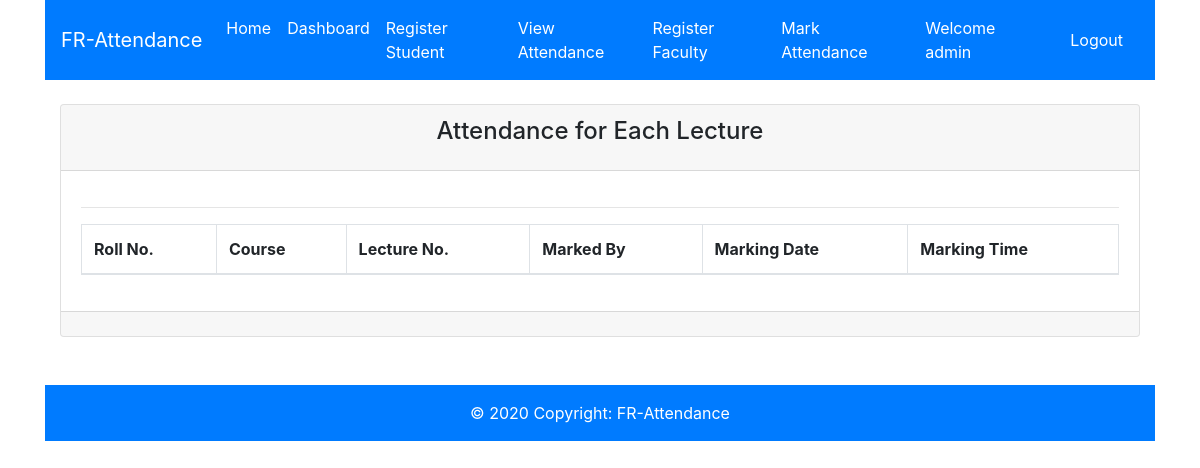
The app's page /view_lectures_attendance/?lecture=2 (signed in), older data.
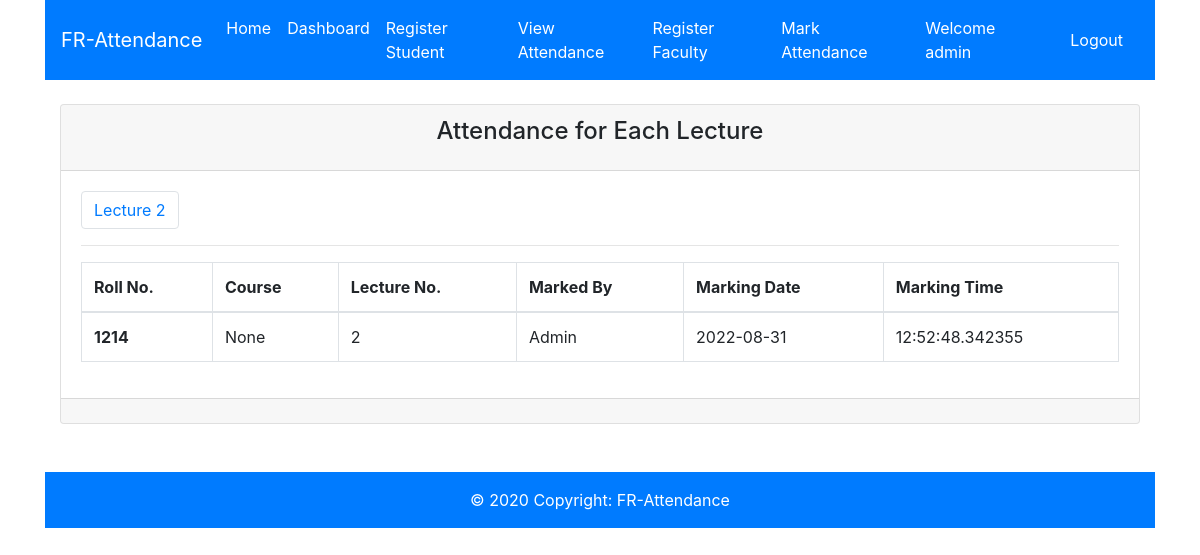
The same page, newer data.
### models.py (models this page shows)
class Attendance(db.Model):
    __tablename__ = 'Attendance'
    __table_args__ = {'extend_existing': True}
    att_id = db.Column(db.Integer, primary_key=True)
    rollno = db.Column(db.Integer)
    course = db.Column(db.String(80))
    lecture_no = db.Column(db.Integer)
    marked_by = db.Column(db.String(80))
    marked_date = db.Column(db.Date)
    marked_time = db.Column(db.Time)

### app.py (the view)
@app.route('/view_lectures_attendance/')
@is_faculty_logged_in
def view_lectures_attendance():
    lect_no = request.args.get('lecture')
    if lect_no is None:
        lect_no = 1
    unique_lect_no = Attendance.query.filter_by(marked_by=session['name']).with_entities(
        Attendance.lecture_no).distinct().order_by(Attendance.lecture_no).all()
    attendance = Attendance.query.filter_by(
        lecture_no=lect_no, marked_by=session['name']).all()
    return render_template('view_lecture_attendance.html', unique_lect_no=unique_lect_no, attendance=attendance)

### app.py (called while the page is built)
def is_faculty_logged_in(f):
    @wraps(f)
    def wrap(*args, **kwargs):
        if 'fty_logged_in' in session:
            return f(*args, **kwargs)
        else:
            flash('Unauthorized, Please login!', 'danger')
            return redirect(url_for('login_faculty'))
    return wrap

### templates/view_lecture_attendance.html (shortened to what this page needs)
{% extends 'layout.html' %}
{% block body %}
          <div class="col-md-12">
            <div class="card">
              <div class="card-header">
                <h4 class="card-title text-center">Attendance for Each Lecture</h4>
              </div>
              <div class="card-body">
                {% if attendance is not none %}
                  <nav aria-label="Page navigation example">
                      <ul class="pagination">
                        {% for lec in unique_lect_no %}
                          <li class="page-item"><a class="page-link" href="{{ url_for('view_lectures_attendance', lecture=lec[0]) }}">Lecture {{ lec[0] }}</a></li>
                        {% endfor %}
                      </ul>
                  </nav>
                  <hr>
                  <table class="table table-bordered">
                    <thead>
                      <tr>
                        <th scope="col">Roll No.</th>
                        <th scope="col">Course</th>
                        <th scope="col">Lecture No.</th>
                        <th scope="col">Marked By</th>
                        <th scope="col">Marking Date</th>
                        <th scope="col">Marking Time</th>
                      </tr>
                    </thead>
                    <tbody>
                      {% for a in attendance %}
                      <tr>
                        <th>{{ a.rollno }}</th>
                        <td>{{ a.course }}</td>
                        <td>{{ a.lecture_no }}</td>
                        <td>{{ a.marked_by }}</td>
                        <td>{{ a.marked_date }}</td>
                        <td>{{ a.marked_time }}</td>
                      </tr>
                      {% endfor %}
                    </tbody>
                  </table>
                {% else %}
                  <h5 class="text text-danger">No Records Available</h5>
                {% endif %}
              </div>
              <div class="card-footer text-muted">
              </div>
            </div>
          </div>
{% endblock %}

### templates/includes/_navbar.html (shortened to what this page needs)
<nav class="navbar navbar-expand-lg navbar-dark bg-primary">
      <a class="navbar-brand" href="#">FR-Attendance</a>
      <div class="collapse navbar-collapse" id="navbarSupportedContent">
        <ul class="navbar-nav mr-auto">
          <li class="nav-item active">
            <a class="nav-link" href="/">Home</a>
          </li>
          {% if not session.fty_logged_in and  not session.std_logged_in %}
          <li class="nav-item">
            <a class="nav-link" href="/login_student">Student Login</a>
          </li>
          <li class="nav-item">
            <a class="nav-link" href="/login_faculty">Faculty Login</a>
          </li>
          {% elif session.fty_logged_in %}
            <li class="nav-item active">
              <a class="nav-link" href="/faculty">Dashboard</a>
            </li>
            <li class="nav-item active">
              <a class="nav-link" href="/student_registration">Register Student</a>
            </li>
            <li class="nav-item active">
              <a class="nav-link" href="/view_lectures_attendance">View Attendance</a>
            </li>
            {% if session.is_admin %}
            <li class="nav-item active">
              <a class="nav-link" href="/faculty_registration">Register Faculty</a>
            </li>
            {% endif %}
            <li class="nav-item active">
              <a class="nav-link" href="/attendance">Mark Attendance</a>
            </li>
          {% endif %}
        </ul>
        {% if session.fty_logged_in or session.std_logged_in %}
        <div class="nav-item">
          <a class="nav-link" style="color:white" href="#">Welcome {{ session.uname }}</a>
        </div>
          <div class="nav-item">
            <a class="nav-link" style="color:white" href="/logout">Logout</a>
          </div>
        {% endif %}
      </div>
</nav>

Row changes from the older to the newer data that the page shows:
added Attendance: uname "admin", rollno "1214", course "None", lecture_no "2", marked_by "Admin", marked_date "2022-08-31", marked_time "12:52:48.342355"
Text that changed along with them:
{{ session.uname }}: "admin" → (not shown)
new list line: "Lecture 2"
